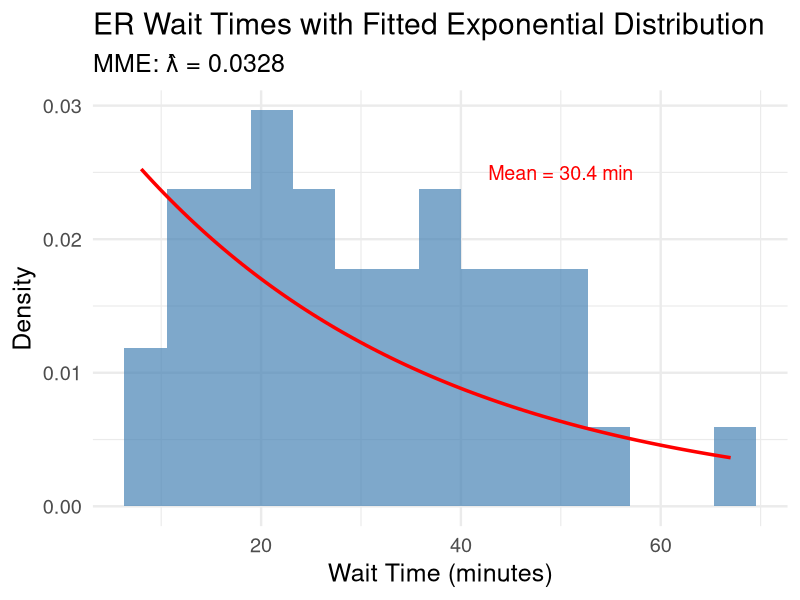
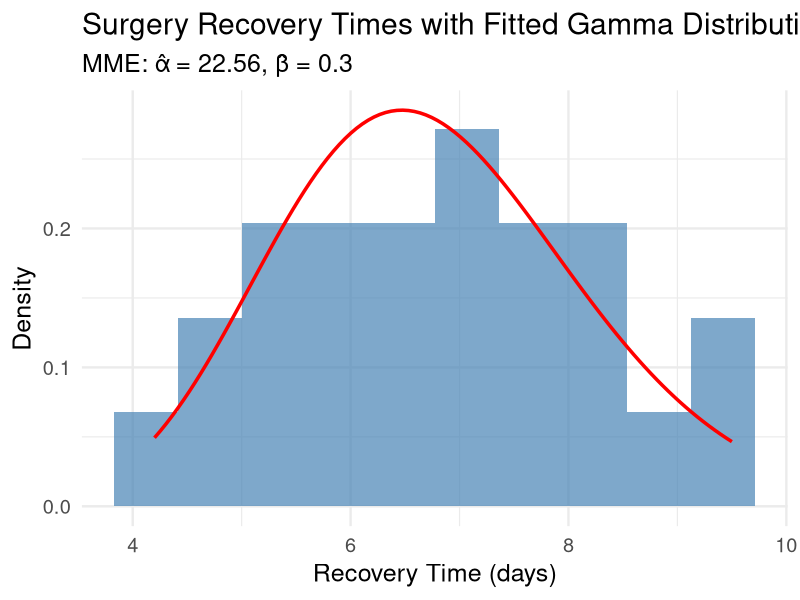
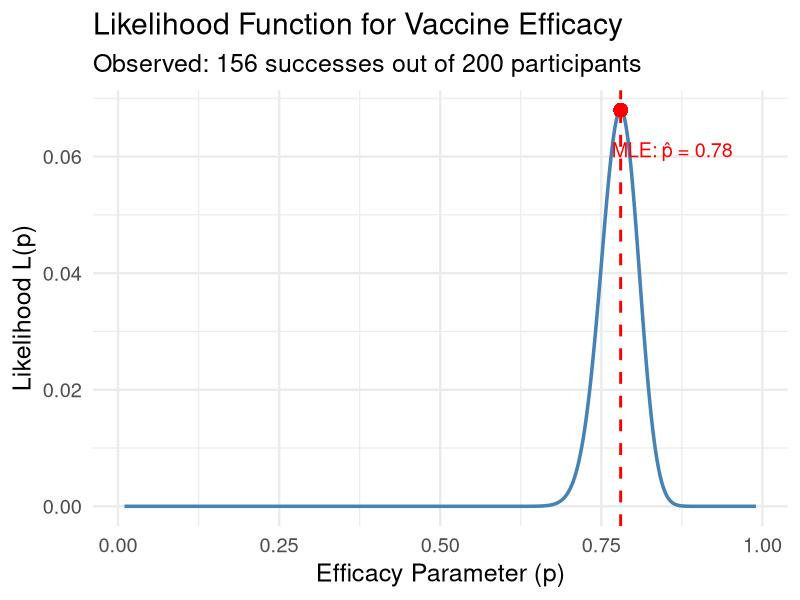
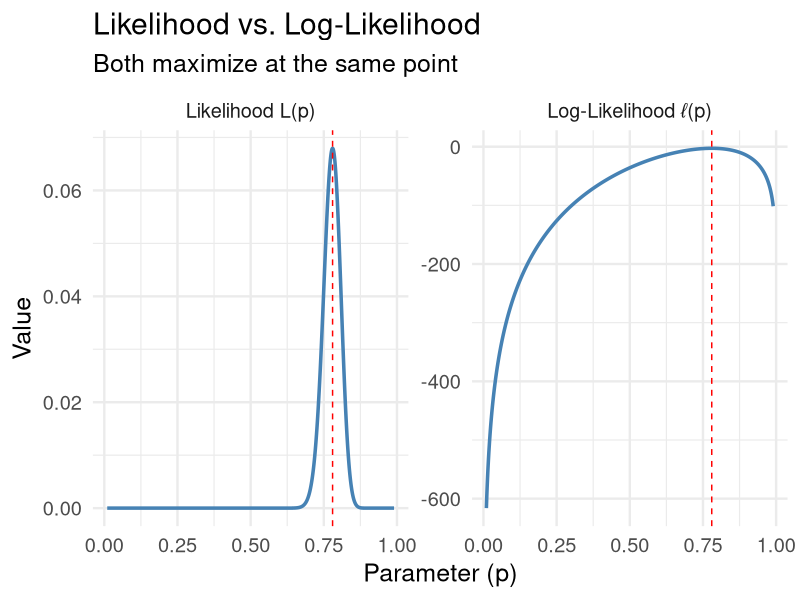
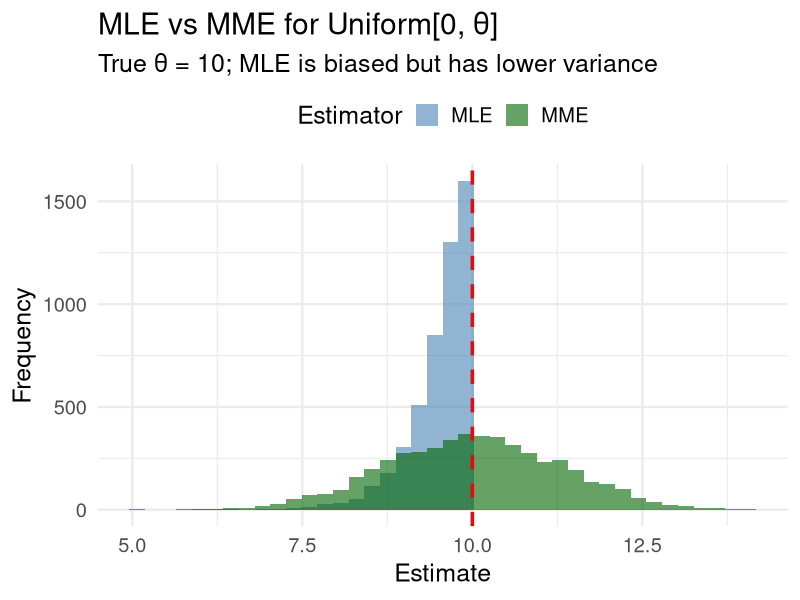
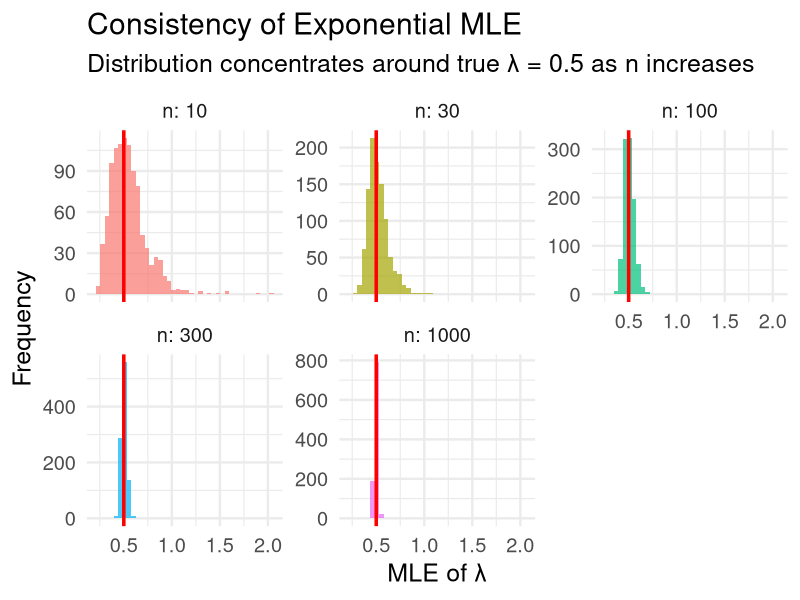

Write the R code that produced these figures, in order.
## ---- chunk 1
#| label: setup
#| include: false
library(tidyverse)
set.seed(42)
theme_set(theme_minimal(base_size = 18))
## ---- chunk 2
# Wait times (minutes) for 40 patients
wait_times <- c(12, 45, 8, 23, 67, 15, 31, 42, 19, 56,
                28, 11, 38, 22, 49, 17, 33, 25, 41, 14,
                52, 9, 36, 27, 44, 18, 29, 47, 21, 35,
                13, 39, 24, 51, 16, 32, 46, 20, 37, 26)

# Method of moments estimate for λ (per minute)
lambda_hat <- 1 / mean(wait_times)

cat("Sample mean wait time:", round(mean(wait_times), 2), "minutes\n")
cat("MME of λ:", round(lambda_hat, 4), "per minute\n")
cat("MME of λ:", round(lambda_hat * 60, 2), "per hour")
## ---- chunk 3
#| label: exp-fit-plot
#| echo: false
#| fig-height: 6
# Compare empirical distribution to fitted exponential
tibble(wait_time = wait_times) |> 
  ggplot(aes(x = wait_time)) +
  geom_histogram(aes(y = after_stat(density)), bins = 15, 
                 fill = "steelblue", alpha = 0.7) +
  stat_function(fun = dexp, args = list(rate = lambda_hat),
                color = "red", linewidth = 1.2) +
  labs(title = "ER Wait Times with Fitted Exponential Distribution",
       subtitle = str_glue("MME: λ̂ = {round(lambda_hat, 4)}"),
       x = "Wait Time (minutes)", y = "Density") +
  annotate("text", x = 50, y = 0.025, 
           label = str_glue("Mean = {round(mean(wait_times), 1)} min"),
           color = "red", size = 5)
## ---- chunk 4
# Recovery times (days) for 25 patients
recovery_times <- c(4.2, 6.8, 5.1, 8.3, 7.2, 4.9, 6.1, 9.5, 5.7, 7.8,
                    6.4, 8.1, 5.3, 7.5, 6.9, 4.5, 8.7, 5.9, 7.1, 6.2,
                    9.2, 5.5, 7.4, 6.6, 8.4)

# Calculate sample moments
x_bar <- mean(recovery_times)
second_moment <- mean(recovery_times^2)

# MME for gamma parameters
alpha_hat <- x_bar^2 / (second_moment - x_bar^2)
beta_hat <- (second_moment - x_bar^2) / x_bar

cat("Sample mean:", round(x_bar, 2), "days\n")
cat("MME of α:", round(alpha_hat, 2), "\n")
cat("MME of β:", round(beta_hat, 2), "days")
## ---- chunk 5
#| label: gamma-fit-plot
#| echo: false
#| fig-height: 6
tibble(recovery_time = recovery_times) |> 
  ggplot(aes(x = recovery_time)) +
  geom_histogram(aes(y = after_stat(density)), bins = 10, 
                 fill = "steelblue", alpha = 0.7) +
  stat_function(fun = dgamma, 
                args = list(shape = alpha_hat, scale = beta_hat),
                color = "red", linewidth = 1.2) +
  labs(title = "Surgery Recovery Times with Fitted Gamma Distribution",
       subtitle = str_glue("MME: α̂ = {round(alpha_hat, 2)}, β̂ = {round(beta_hat, 2)}"),
       x = "Recovery Time (days)", y = "Density")
## ---- chunk 6
n <- 200
successes <- 156
# What value of p makes this outcome most "likely"?
## ---- chunk 7
#| label: likelihood-plot
#| echo: false
#| fig-height: 6
# Likelihood function for vaccine trial
n <- 200
x <- 156

likelihood_data <- tibble(
  p = seq(0.01, 0.99, by = 0.001),
  likelihood = dbinom(x, n, p)
)

mle_p <- x / n

likelihood_data |> 
  ggplot(aes(x = p, y = likelihood)) +
  geom_line(color = "steelblue", linewidth = 1.2) +
  geom_vline(xintercept = mle_p, color = "red", linetype = "dashed", linewidth = 1) +
  geom_point(aes(x = mle_p, y = dbinom(x, n, mle_p)), color = "red", size = 4) +
  labs(title = "Likelihood Function for Vaccine Efficacy",
       subtitle = str_glue("Observed: {x} successes out of {n} participants"),
       x = "Efficacy Parameter (p)", y = "Likelihood L(p)") +
  annotate("text", x = mle_p + 0.08, y = dbinom(x, n, mle_p) * 0.9,
           label = str_glue("MLE: p̂ = {mle_p}"), color = "red", size = 5)
## ---- chunk 8
#| label: loglik-compare-plot
#| echo: false
#| fig-height: 5.5
# Compare likelihood and log-likelihood
likelihood_data |> 
  mutate(log_likelihood = log(likelihood)) |> 
  select(p, likelihood, log_likelihood) |> 
  pivot_longer(-p, names_to = "type", values_to = "value") |> 
  mutate(type = case_when(
    type == "likelihood" ~ "Likelihood L(p)",
    type == "log_likelihood" ~ "Log-Likelihood ℓ(p)"
  )) |> 
  ggplot(aes(x = p, y = value)) +
  geom_line(color = "steelblue", linewidth = 1.2) +
  geom_vline(xintercept = mle_p, color = "red", linetype = "dashed") +
  facet_wrap(~type, scales = "free_y") +
  labs(title = "Likelihood vs. Log-Likelihood", 
       subtitle = "Both maximize at the same point",
       x = "Parameter (p)", y = "Value")
## ---- chunk 9
#| code-line-numbers: "|1-3|5-12|14-18"
true_p <- 0.65
n <- 50
n_sims <- 5000

# Simulate MLE for many samples
bernoulli_sim <- tibble(sim = 1:n_sims) |> 
  mutate(
    data = map(sim, \(s) rbinom(n, 1, true_p)),
    mle = map_dbl(data, mean)
  )

# Check properties
bernoulli_sim |> 
  summarize(
    mean_mle = mean(mle),
    var_mle = var(mle),
    theoretical_var = true_p * (1 - true_p) / n
  )
## ---- chunk 10
theta <- 10
n <- 20
n_sims <- 5000

uniform_comparison <- tibble(sim = 1:n_sims) |> 
  mutate(
    data = map(sim, \(s) runif(n, 0, theta)),
    mle = map_dbl(data, max),
    mme = map_dbl(data, \(d) 2 * mean(d))
  )

uniform_comparison |> 
  summarize(
    `MLE Bias` = mean(mle) - theta,
    `MME Bias` = mean(mme) - theta,
    `MLE Variance` = var(mle),
    `MME Variance` = var(mme),
    `MLE MSE` = mean((mle - theta)^2),
    `MME MSE` = mean((mme - theta)^2)
  ) |> 
  pivot_longer(everything()) |> 
  mutate(value = round(value, 4))
## ---- chunk 11
#| label: mle-mme-plot
#| echo: false
#| fig-height: 6
uniform_comparison |> 
  select(mle, mme) |> 
  pivot_longer(everything(), names_to = "Estimator", values_to = "Estimate") |> 
  mutate(Estimator = toupper(Estimator)) |> 
  ggplot(aes(x = Estimate, fill = Estimator)) +
  geom_histogram(bins = 40, alpha = 0.6, position = "identity") +
  geom_vline(xintercept = theta, color = "red", linetype = "dashed", linewidth = 1.2) +
  labs(title = "MLE vs MME for Uniform[0, θ]",
       subtitle = str_glue("True θ = {theta}; MLE is biased but has lower variance"),
       x = "Estimate", y = "Frequency") +
  scale_fill_manual(values = c("steelblue", "darkgreen")) +
  theme(legend.position = "top")
## ---- chunk 12
#| label: consistency-setup
true_lambda <- 0.5
sample_sizes <- c(10, 30, 100, 300, 1000)
set.seed(100)

consistency_sim <- map(sample_sizes, function(sample_n) {
  tibble(
    n = sample_n,
    sim = 1:1000,
    mle = map_dbl(sim, \(s) 1 / mean(rexp(sample_n, rate = true_lambda)))
  )
}) %>%
  list_rbind()
## ---- chunk 13
#| label: consistency-plot
#| echo: false
#| fig-height: 6
consistency_sim |> 
  ggplot(aes(x = mle, fill = factor(n))) +
  geom_histogram(bins = 40, alpha = 0.7) +
  geom_vline(xintercept = true_lambda, color = "red", linewidth = 1.2) +
  facet_wrap(~n, scales = "free_y", labeller = label_both) +
  labs(title = "Consistency of Exponential MLE",
       subtitle = "Distribution concentrates around true λ = 0.5 as n increases",
       x = "MLE of λ", y = "Frequency") +
  theme(legend.position = "none")
## ---- chunk 14
# Summarize the spread at each sample size
consistency_sim |> 
  group_by(n) |> 
  summarize(
    mean_estimate = mean(mle),
    sd_estimate = sd(mle),
    pct_within_10pct = mean(abs(mle - true_lambda) < 0.05) * 100
  ) |> 
  mutate(across(where(is.numeric), \(x) round(x, 3)))
## ---- chunk 15
# For distributions with known MLEs
normal_data <- rnorm(100, mean = 50, sd = 10)
cat("Normal MLE for μ:", mean(normal_data), "\n")
cat("Normal MLE for σ:", sd(normal_data) * sqrt((100-1)/100))
## ---- chunk 16
# General approach: maximize log-likelihood
neg_log_lik <- function(lambda, data) {
  -sum(dexp(data, rate = lambda, log = TRUE))
}

exp_data <- rexp(50, rate = 0.5)
result <- optimize(neg_log_lik, interval = c(0.01, 5), data = exp_data)
cat("\nExponential MLE for λ:", round(result$minimum, 4))
## ---- chunk 17
#| message: false
library(MASS)

# Fit various distributions
gamma_data <- rgamma(100, shape = 2, scale = 3)

# Method of moments (manual)
xbar <- mean(gamma_data)
s2 <- var(gamma_data) * (99/100)
alpha_mme <- xbar^2 / s2
beta_mme <- s2 / xbar

# MLE using fitdistr
gamma_mle <- fitdistr(gamma_data, "gamma")

cat("MME: α =", round(alpha_mme, 3), ", β =", round(beta_mme, 3), "\n")
cat("MLE: α =", round(gamma_mle$estimate["shape"], 3), 
    ", β =", round(1/gamma_mle$estimate["rate"], 3))
## ---- chunk 18
# Survival times (months) for 40 patients
survival_times <- c(8.2, 15.3, 12.1, 6.8, 22.5, 9.4, 18.7, 11.3, 7.5, 25.1,
                    14.2, 10.8, 5.3, 19.6, 13.4, 8.9, 16.2, 11.7, 6.1, 21.3,
                    12.8, 9.1, 17.5, 7.8, 24.2, 10.3, 14.9, 8.4, 20.1, 11.9,
                    6.5, 18.3, 13.1, 9.7, 15.8, 7.2, 22.8, 12.4, 8.1, 19.2)

# Fit exponential distribution
lambda_mle <- 1 / mean(survival_times)

# Estimated survival probability at 12 months
surv_12 <- exp(-lambda_mle * 12)

cat("MLE of λ:", round(lambda_mle, 4), "per month\n")
cat("Estimated median survival:", round(log(2)/lambda_mle, 1), "months\n")
cat("Estimated P(survive > 12 months):", round(surv_12, 3))
## ---- chunk 19
1 - pbinom(59, size = 80, prob = 0.80)  # P(X >= 60)
